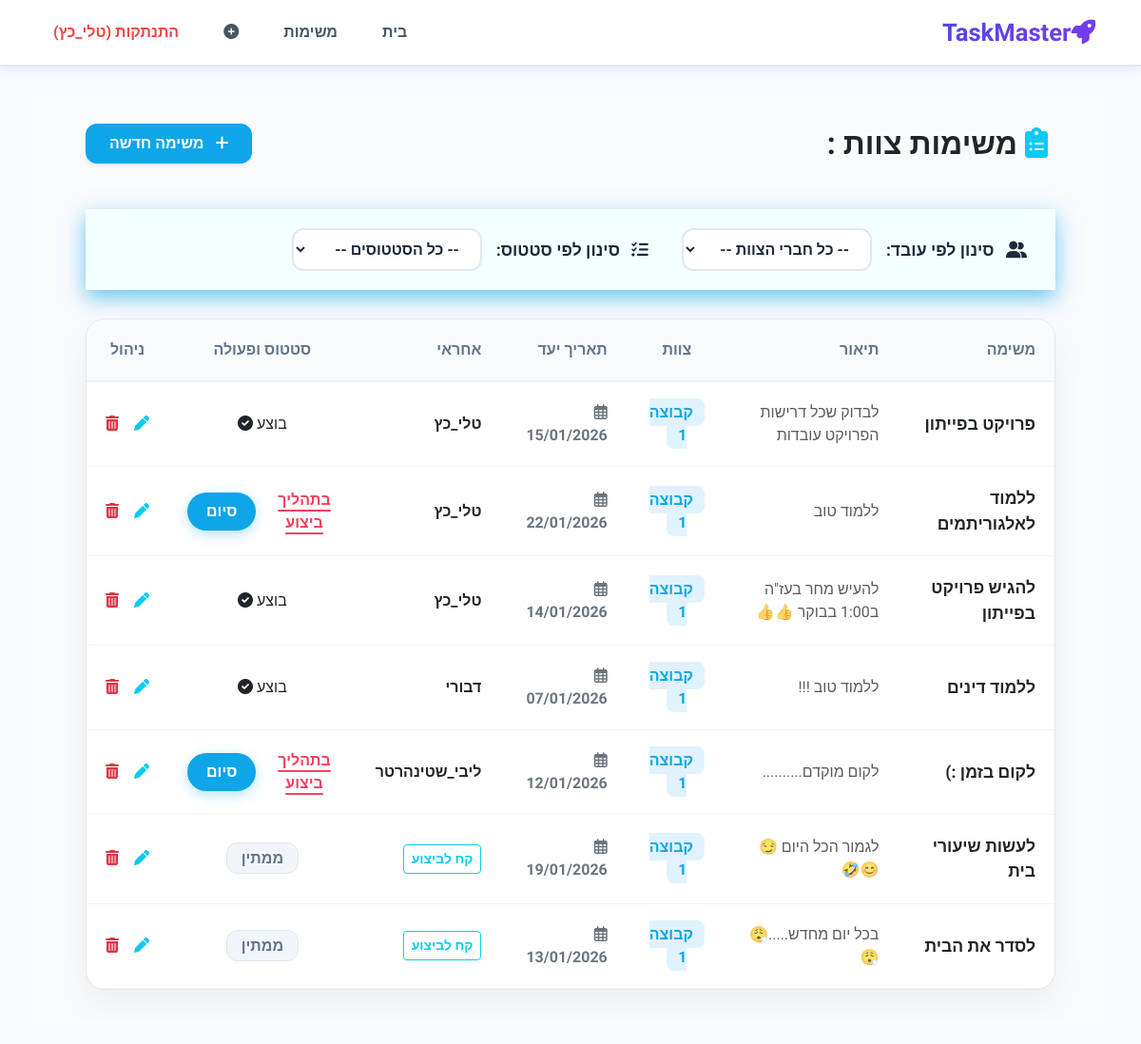
Before: /tasks/ (signed in) with the older database file.
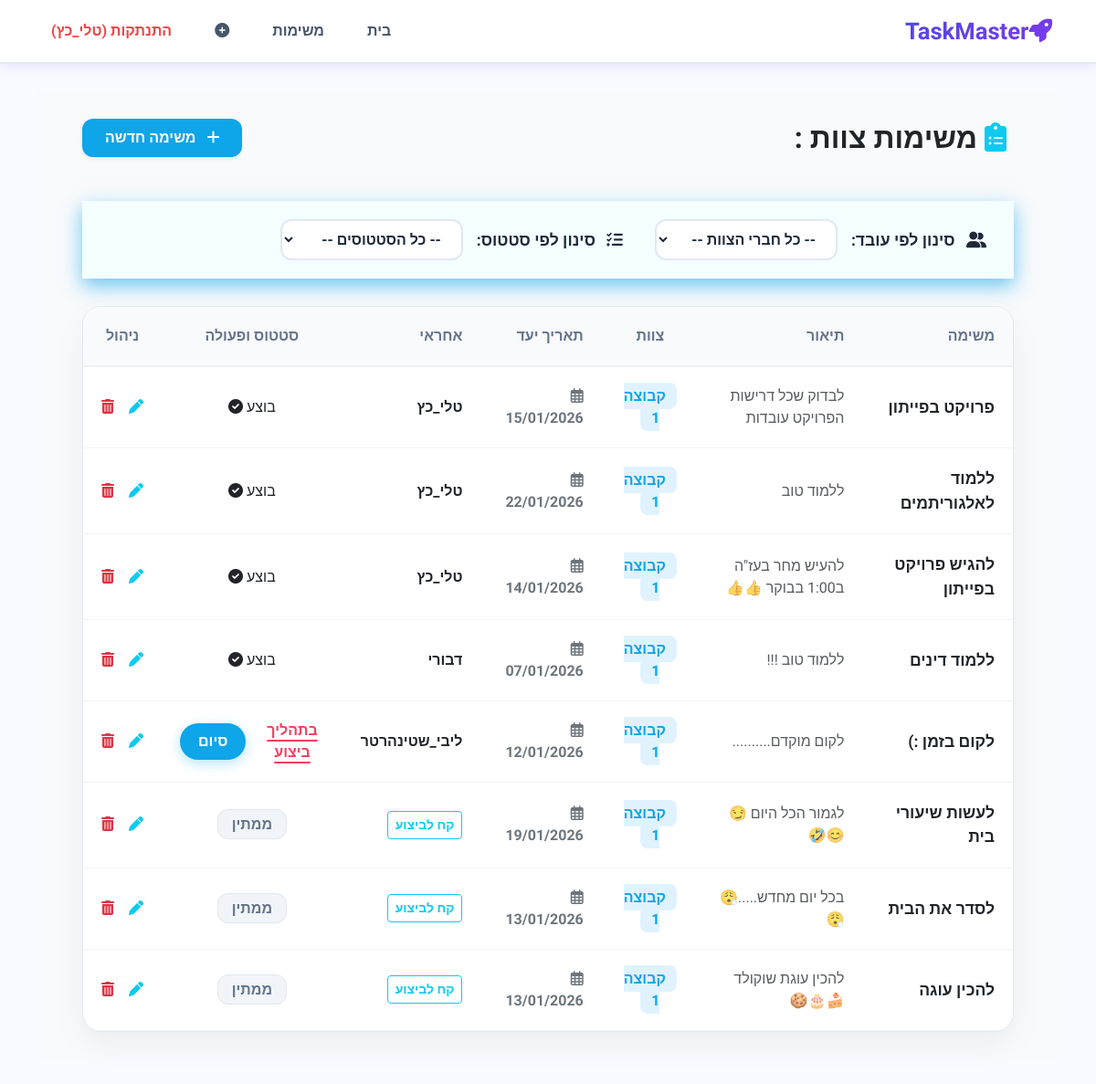
After: the same page with the newer database file.
### DjangoApp/models.py (models this page shows, shortened)
class Task(models.Model):
    id = models.AutoField(primary_key=True)
    title = models.CharField(max_length=100)
    description = models.CharField(max_length=100)
    date_end =  models.DateTimeField()
    Executor =  models.ForeignKey(Person, on_delete=models.CASCADE, null=True, blank=True)
    status = models.CharField(
        max_length=100,
        choices=[(status.value , status.name) for status in status],
        default=status.new.value
    )
    team = models.ForeignKey(Team , on_delete=models.CASCADE)

class Team(models.Model):
    id = models.AutoField(primary_key=True)
    title = models.CharField(max_length=100)
    def __str__(self):
        return f' {self.title}'

class Person(models.Model):
    user = models.OneToOneField(User, on_delete=models.CASCADE)
    role = models.CharField(
        max_length=100,
        choices=[(role.value, role.name) for  role in role],
        default=role.USER.value
    )
    team = models.ForeignKey(Team , on_delete=models.CASCADE, null=True, blank=True)

### DjangoApp/views.py (the view)
# urls.py: path('tasks/', views.all_task, name='tasks'),
@login_required
def all_task(request):
    user_person = request.user.person
    user_team = user_person.team
    tasks = Task.objects.filter(team=user_team)
    status_filter = request.GET.get('status')
    executor_filter = request.GET.get('executor')
    if status_filter and status_filter != "":
        tasks = tasks.filter(status=status_filter)
    if executor_filter and executor_filter != "":
        tasks = tasks.filter(Executor_id=executor_filter)
    team_members = Person.objects.filter(team=user_team)
    return render(request, 'tasks.html', {
        'tasks': tasks,
        'team_members': team_members,
    })

### templates/Tasks.html (shortened to what the changed rows need)
{% extends 'base.html' %}
{% load static %}
{% block content %}
<link rel="stylesheet" href="{% static 'tasks.css' %}">
<link rel="stylesheet" href="https://cdnjs.cloudflare.com/ajax/libs/font-awesome/6.0.0/css/all.min.css">
<div class="main-wrapper">
    <div class="d-flex justify-content-between align-items-center mb-5">
        <h2 class="fw-bold text-dark m-0">
            <i class="fas fa-clipboard-list text-info me-2"></i>
            משימות צוות :
        </h2>
    </div>
    <div class="table-container">
        <table class="custom-table">
            <thead>
                <tr>
                    <th>משימה</th>
                    <th>תיאור</th>
                    <th class="text-center">צוות</th>
                    <th>תאריך יעד</th>
                    <th>אחראי</th>
                    <th class="text-center">סטטוס ופעולה</th>
                    <th class="text-center">ניהול</th>
                </tr>
            </thead>
            <tbody>
                {% for task in tasks %}
                <tr>
                    <td><span class="fw-bold" style="font-size: 1.1rem;">{{ task.title }}</span></td>
                    <td><span class="text-muted">{{ task.description|truncatechars:40 }}</span></td>
                    <td class="text-center"><span class="team-badge">{{ task.team }}</span></td>
                    <td><span class="text-secondary fw-bold"><i class="far fa-calendar-alt ms-1"></i> {{ task.date_end|date:"d/m/Y" }}</span></td>
                    <td>
                        {% if task.Executor %}
                            <span class="fw-bold text-dark">{{ task.Executor.user.username }}</span>
                        {% else %}
                            <form action="{% url 'update_task_executor' task.id %}" method="post">
                                <button type="submit" class="btn btn-sm btn-outline-info fw-bold">קח לביצוע</button>
                            </form>
                        {% endif %}
                    </td>
                    <td class="text-center">
                        {% if not task.Executor %}
                            <span class="badge-new" style="background: #f1f5f9; color: #64748b; border: 1px solid #e2e8f0; padding: 6px 15px; border-radius: 12px; font-weight: 700;">ממתין</span>
                        {% elif task.status == "in_progress" %}
                            <div class="d-flex align-items-center justify-content-center gap-3">
                                <span class="status-in-progress">בתהליך ביצוע</span>
                                <form method="POST" action="{% url 'update_task_status' task.id %}">
                                    <button type="submit" class="btn-glow-sky">סיום</button>
                                </form>
                            </div>
                        {% elif task.status == "completed" %}
                            <span class="badge-final-success">בוצע <i class="fas fa-check-circle"></i></span>
                        {% endif %}
                    </td>
                    <td class="text-center">
                        {% if user.person.role == 'admin' %}
                            <div class="d-flex gap-3 justify-content-center">
                                <a href="{% url 'editTask' task.id %}" class="text-info"><i class="fas fa-pen"></i></a>
                                <form method="POST" action="{% url 'delete_task' task.id %}" style="display:inline;">
                                    <button type="submit" class="border-0 bg-transparent text-danger p-0" onclick="return confirm('האם למחוק משימה זו?')">
                                        <i class="fas fa-trash-alt"></i>
                                    </button>
                                </form>
                            </div>
                        {% endif %}
                    </td>
                </tr>
                {% endfor %}
            </tbody>
        </table>
    </div>
</div>
{% endblock %}

Changed rows visible on the page:
changed Task "ללמוד לאלגוריתמים": status "בתהליך ביצוע סיום" → "בוצע"
added Task: title "להכין עוגה", description "להכין עוגת שוקולד 🍰🎂🍪", team "קבוצה 1", date_end "13/01/2026", shows "קח לביצוע", shows "ממתין"
